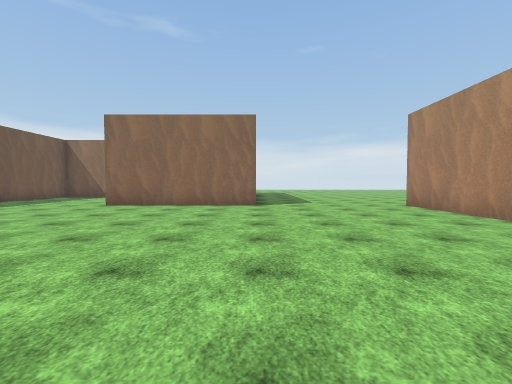
View 1 (above)

17 first-person views from a walk through a scene from a Unity 3-D project. The camera is 1.5 m above the floor, tilts 2° down and sees 90° across. The floor is counted in squares, 2 m on a side. Each view is taken from the middle of a square. On the plan, view 1 faces up. The plan holds only what a view shows up to about 9 squares ahead; the rest is blank. The place goes on beyond the plan. The player is left out. Some animated figures are not drawn. Some surface patterns are stand-ins.

View 2
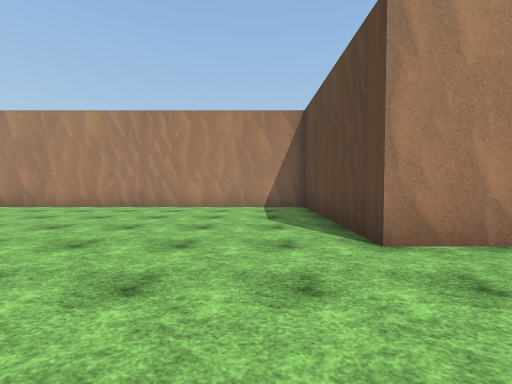

View 3
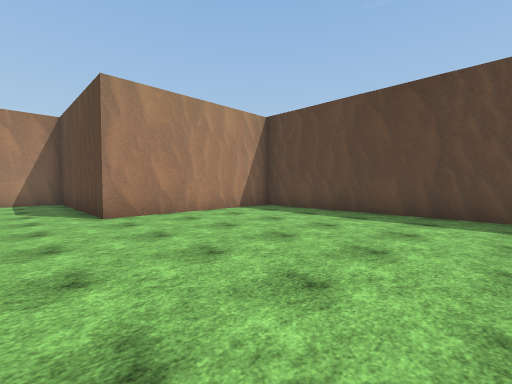

View 4
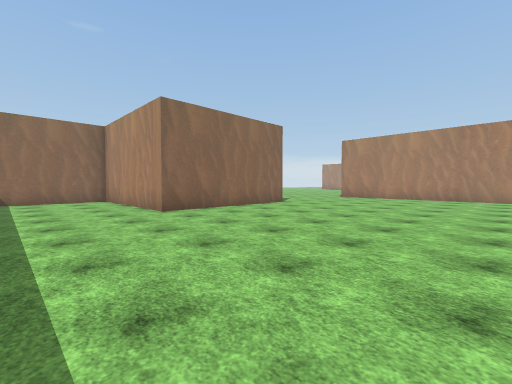

View 5
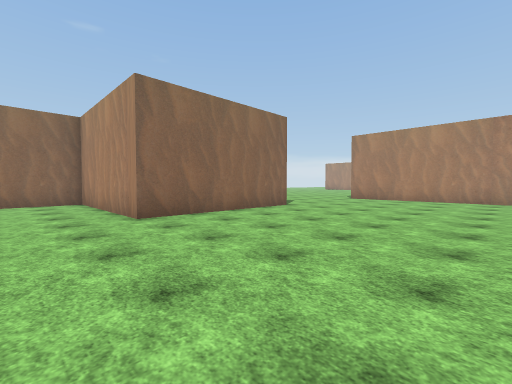

View 6
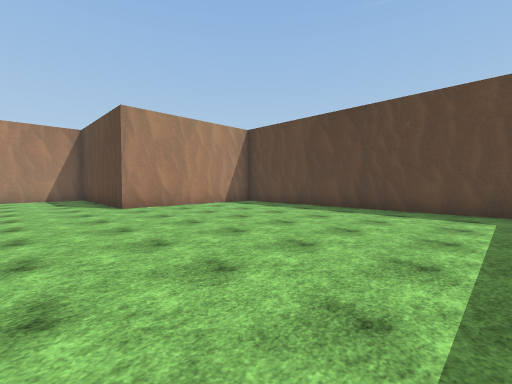

View 7
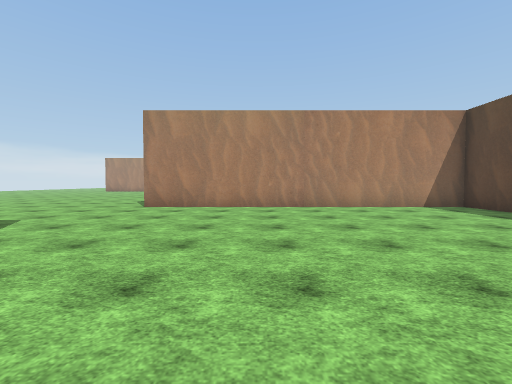

View 8
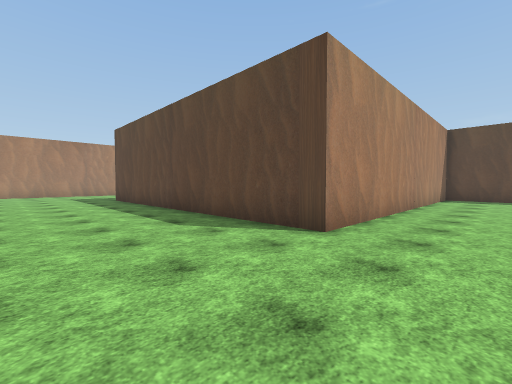

View 9
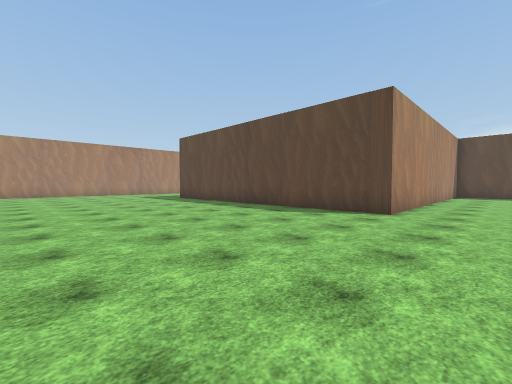

View 10
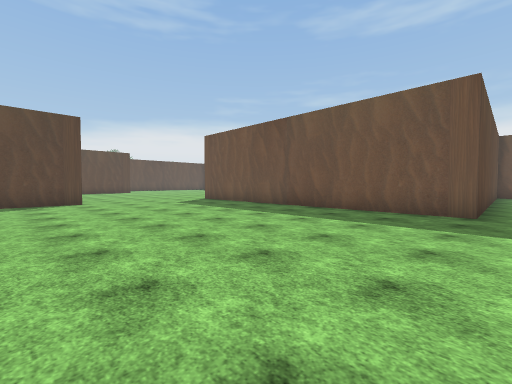

View 11
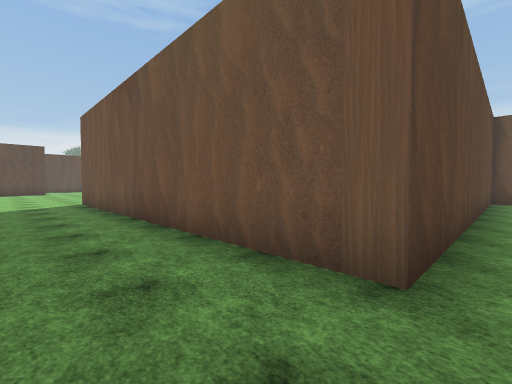

View 12
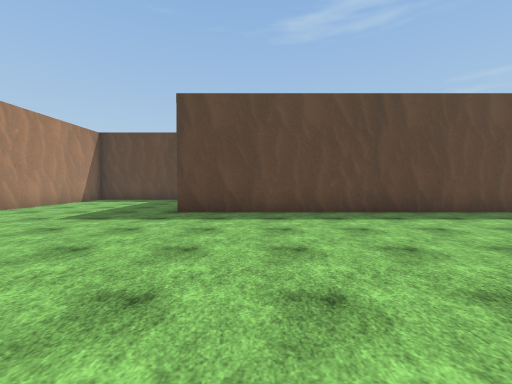

View 13
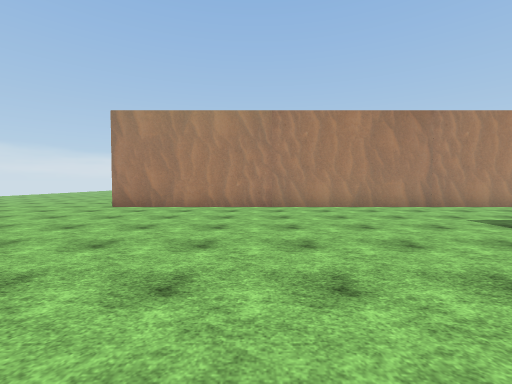

View 14
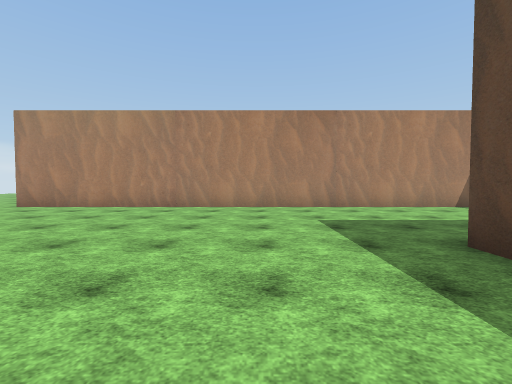

View 15
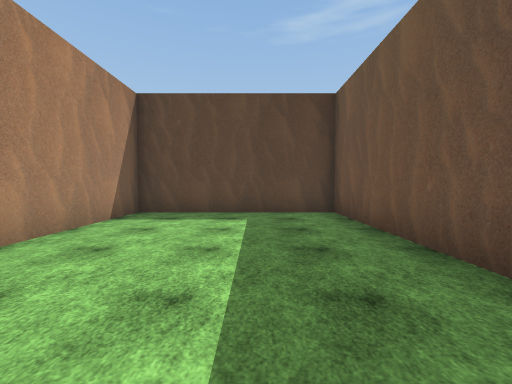

View 16
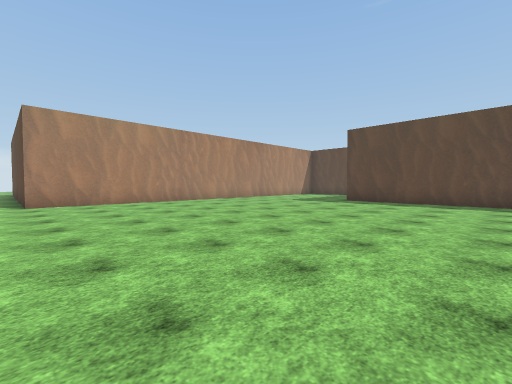

View 17
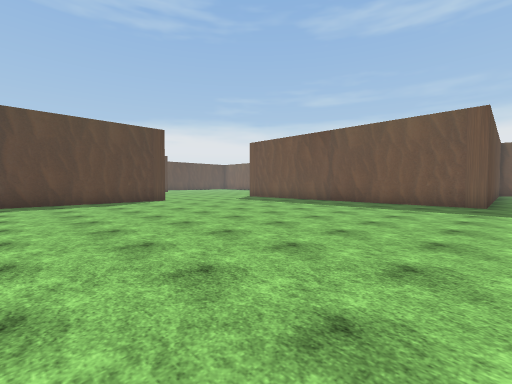

### Floor plan
Points are (right, up) in squares from view 1. A wall is a line through its corners. A room is listed if a view was taken in it or the views show most of it. See-through windows are left out.
Room 1 (views 1, 2, 3, 4, 5, 6, 7)
walls: (0, 8.5) (-5, 8.5) (-5, 13.5) (-8, 13.5); (-8.1, -6.5) (0, -6.5) (0, -1.5) (5, -1.5) (5, 7.5)
ways out: opening at (2, 8) to room 2
Room 2 (views 8, 9, 10, 11, 12, 13, 14, 15, 16, 17)
walls: (15, 8.1) (15, 3.5) (20, 3.5) (20, 18.5); (5, 7.5) (5, 8.5) (15, 8.5); (-8.5, 18.5) (0, 18.5) (0, 8.5)
ways out: opening at (2, 8) to room 1

Where each view was taken, in squares from view 1:
view 1: 0 up, 0 right, facing up
view 2: 0 up, 3 left, facing right
view 3: 0 up, 6 left, facing down-right
view 4: 2 up, 8 left, facing up-right
view 5: 3 up, 7 left, facing up-right
view 6: 1 up, 8 left, facing down-right
view 7: 5 up, 3 left, facing right
view 8: 12 up, 3 right, facing down-right
view 9: 15 up, 3 right, facing down-right
view 10: 19 up, 7 right, facing down-left
view 11: 19 up, 2 right, facing down-left
view 12: 15 up, 13 right, facing down
view 13: 14 up, 12 right, facing right
view 14: 11 up, 12 right, facing right
view 15: 10 up, 17 right, facing down
view 16: 19 up, 10 right, facing down-right
view 17: 19 up, 10 right, facing down-left
